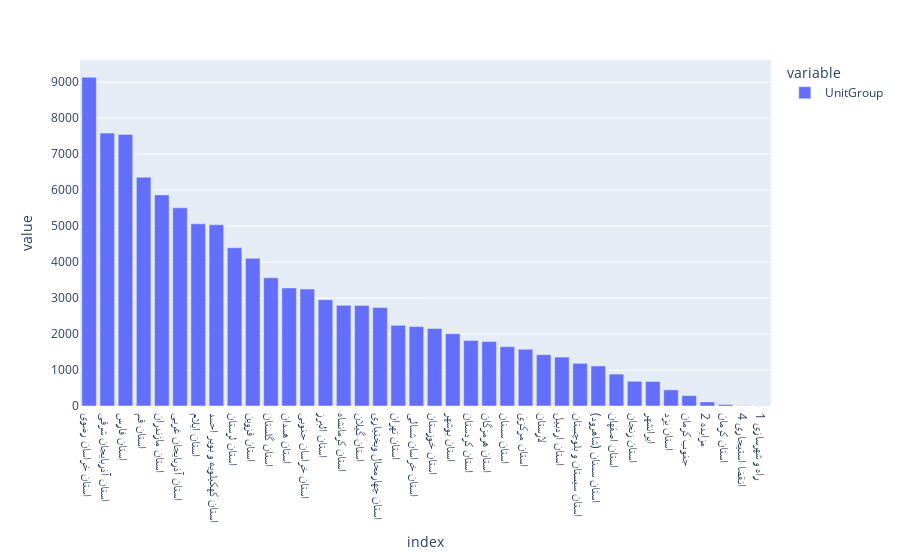

The notebook cell this image was saved under:
### Code cell
px.bar(merged_tamirat_price_bank['UnitGroup'].value_counts())

### Figure 1 — Plotly figure (JSON) as saved in the notebook; plotly's stock layout.template omitted (floating-point values rounded to 4 significant figures)
{"data": [{"alignmentgroup": "True", "hovertemplate": "variable=UnitGroup<br>index=%{x}<br>value=%{y}<extra></extra>", "legendgroup": "UnitGroup", "marker": {"color": "#636efa", "pattern": {"shape": ""}}, "name": "UnitGroup", "offsetgroup": "UnitGroup", "orientation": "v", "showlegend": true, "textposition": "auto", "type": "bar", "x": ["استان خراسان رضوی", "استان آذربایجان شرقی", "استان فارس", "استان قم", "استان مازندران", "استان آذربایجان غربی", "استان ایلام", "استان کهکیلویه و بویر احمد", "استان لرستان", "استان قزوین", "استان گلستان", "استان همدان", "استان خراسان جنوبی", "استان البرز", "استان کرمانشاه", "استان گیلان", "استان چهارمحال وبختیاری", "استان تهران", "استان خراسان شمالی", "استان خوزستان", "استان بوشهر", "استان کردستان", "استان هرمزگان", "استان سمنان", "استان مرکزی", "لارستان", "استان اردبیل", "استان سیستان و بلوچستان", "استان سمنان (شاهرود)", "استان اصفهان", "استان زنجان", "ایرانشهر", "استان یزد", "جنوب کرمان", "2 مزایده", "استان کرمان", "4 انقضا استیجاری", "1 راه و شهرسازی"], "xaxis": "x", "y": [9136, 7585, 7549, 6361, 5867, 5508, 5063, 5037, 4399, 4104, 3563, 3282, 3252, 2954, 2798, 2795, 2738, 2241, 2207, 2153, 2011, 1821, 1791, 1650, 1577, 1426, 1360, 1186, 1113, 887, 687, 682, 449, 288, 113, 43, 9, 6], "yaxis": "y"}], "layout": {"barmode": "relative", "legend": {"title": {"text": "variable"}, "tracegroupgap": 0}, "margin": {"t": 60}, "xaxis": {"anchor": "y", "domain": [0, 1], "title": {"text": "index"}}, "yaxis": {"anchor": "x", "domain": [0, 1], "title": {"text": "value"}}}}
